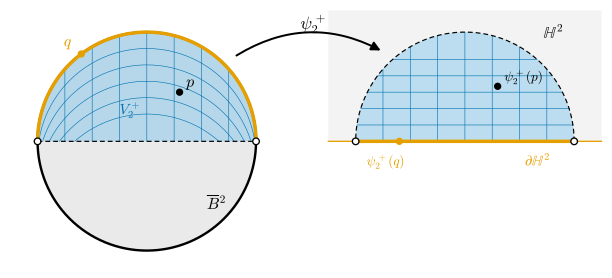

The script that saved this image:
"""그림 11.5.1: 닫힌 원판 B̄² 의 경계 차트 ψ_2^+ (11.5절, 예 11.5.13).

V_2^+ = {x ∈ B̄² : x^2 > 0}(위쪽 반원판),  ψ_2^+(x) = (x^1, √(1 - (x^1)^2) - x^2) ∈ ℍ².
치역은 {(y, t) : |y| < 1, 0 ≤ t < √(1 - y^2)} (ℍ² 안의 반원판 모양, ℍ²에서 열린집합).
경계 원의 위쪽 호(x^2 = √(1 - (x^1)^2))는 ∂ℍ² = {t = 0} 위로 간다.
격자: y = x^1 = -0.75, …, 0.75 (세로선)와 t = 0, 0.15, 0.3, 0.45, 0.6, 0.75 (경계 호를 아래로 민 곡선).
점: 내부점 p = (0.3, 0.45) ↦ (0.3, √0.91 - 0.45), 경계점 q = (-0.6, 0.8) ↦ (-0.6, 0).

실행: 프로젝트 루트에서 ``PYTHONPATH=tools python3 chapters/11-smooth-manifolds/figures/fig-11-5-1-boundary-chart.py``
"""

import dgfig

dgfig.setup()

import matplotlib.pyplot as plt
import numpy as np
from matplotlib.patches import Circle, Polygon

C = dgfig.COLORS
LW = dgfig.LW


def psi(x):
    x = np.asarray(x, float)
    return np.stack([x[..., 0], np.sqrt(1 - x[..., 0] ** 2) - x[..., 1]], axis=-1)


def psi_inv(w):
    w = np.asarray(w, float)
    return np.stack([w[..., 0], np.sqrt(1 - w[..., 0] ** 2) - w[..., 1]], axis=-1)


p = np.array([0.3, 0.45])
q = np.array([-0.6, 0.8])

# 자기검사 (§12.1)
rng = np.random.default_rng(5)
pts = rng.uniform(-1, 1, size=(4000, 2))
pts = pts[(np.hypot(*pts.T) <= 1) & (pts[:, 1] > 0)]
img = psi(pts)
assert np.all(img[:, 1] >= -1e-12)                                   # ℍ² 안
assert np.all(img[:, 1] < np.sqrt(1 - img[:, 0] ** 2) + 1e-12)       # t < √(1 - y²)
assert np.allclose(psi_inv(img), pts)                                # 역사상
arc = np.linspace(-0.99, 0.99, 50)
assert np.allclose(psi(np.stack([arc, np.sqrt(1 - arc ** 2)], 1))[:, 1], 0)   # 경계 호 ↦ ∂ℍ²
assert np.isclose(psi(q)[1], 0) and psi(p)[1] > 0

fig, (aL, aR) = plt.subplots(1, 2, figsize=(6.4, 3.0))
for ax in (aL, aR):
    dgfig.schematic_axes(ax, (-1.3, 1.3), (-1.2, 1.25))

# 왼쪽: 닫힌 원판
ax = aL
ax.add_patch(Circle((0, 0), 1, facecolor=C["surface"], alpha=0.45, lw=0, zorder=0))
ax.add_patch(Circle((0, 0), 1, fill=False, edgecolor=C["main"], lw=LW["main"], zorder=4))
tt = np.linspace(0, np.pi, 200)
upper = np.stack([np.cos(tt), np.sin(tt)], axis=1)
ax.add_patch(Polygon(np.vstack([upper, [[-1, 0]]]), closed=True, facecolor=C["region"], alpha=0.35, lw=0, zorder=1))
ax.plot([-1, 1], [0, 0], color=C["main"], lw=0.9, ls=(0, (4, 2.5)), zorder=3)
ax.plot(*upper.T, color=C["accent"], lw=2.6, zorder=5)
for y0 in np.linspace(-0.75, 0.75, 7):
    top = np.sqrt(1 - y0 ** 2)
    ax.plot([y0, y0], [0.0, top], color=C["tangent"], lw=0.45, zorder=2)
for t0 in (0.15, 0.3, 0.45, 0.6, 0.75):
    ys = np.linspace(-1, 1, 400)
    xs2 = np.sqrt(1 - ys ** 2) - t0
    m = xs2 > 0
    ax.plot(ys[m], xs2[m], color=C["tangent"], lw=0.45, zorder=2)
for e in (-1, 1):
    ax.plot(e, 0, "o", ms=5, mfc="white", mec=C["main"], zorder=6)       # (±1, 0) ∉ V_2^+
ax.plot(*p, "o", ms=4.5, color=C["main"], zorder=7)
ax.plot(*q, "o", ms=4.5, color=C["accent"], zorder=7)
ax.text(p[0] + 0.06, p[1] + 0.05, r"$p$", fontsize=12, zorder=8)
ax.text(q[0] - 0.16, q[1] + 0.07, r"$q$", fontsize=12, color=C["accent"], zorder=8)
ax.text(0.55, -0.62, r"$\overline{B}{}^2$", fontsize=12)
ax.text(-0.25, 0.25, r"$V_2^+$", fontsize=11, color=C["tangent"])

# 오른쪽: ℍ²
ax = aR
ax.fill_between([-1.25, 1.25], 0, 1.2, color=C["surface"], alpha=0.25, lw=0, zorder=0)
ax.plot([-1.25, 1.25], [0, 0], color=C["accent"], lw=1.0, zorder=1)
reg = np.vstack([upper, [[-1, 0]]])
ax.add_patch(Polygon(reg, closed=True, facecolor=C["region"], alpha=0.35, lw=0, zorder=1))
ax.plot(*upper.T, color=C["main"], lw=0.9, ls=(0, (4, 2.5)), zorder=3)
ax.plot([-1, 1], [0, 0], color=C["accent"], lw=2.6, zorder=5)
for e in (-1, 1):
    ax.plot(e, 0, "o", ms=5, mfc="white", mec=C["main"], zorder=6)
for y0 in np.linspace(-0.75, 0.75, 7):
    ax.plot([y0, y0], [0, np.sqrt(1 - y0 ** 2)], color=C["tangent"], lw=0.45, zorder=2)
for t0 in (0.15, 0.3, 0.45, 0.6, 0.75):
    y1 = np.sqrt(1 - t0 ** 2)
    ax.plot([-y1, y1], [t0, t0], color=C["tangent"], lw=0.45, zorder=2)
pp, qq = psi(p), psi(q)
ax.plot(*pp, "o", ms=4.5, color=C["main"], zorder=7)
ax.plot(*qq, "o", ms=4.5, color=C["accent"], zorder=7)
ax.text(pp[0] + 0.06, pp[1] + 0.05, r"$\psi_2^+(p)$", fontsize=10, zorder=8)
ax.text(qq[0] - 0.3, qq[1] - 0.22, r"$\psi_2^+(q)$", fontsize=10, color=C["accent"], zorder=8)
ax.text(0.72, 0.95, r"$\mathbb{H}^2$", fontsize=12)
ax.text(0.55, -0.22, r"$\partial\mathbb{H}^2$", fontsize=11, color=C["accent"])

dgfig.map_arrow(fig, aL, aR, r"$\psi_2^+$", xy_from=(0.8, 0.8), xy_to=(0.22, 0.82), rad=-0.3, label_offset=(0.0, 0.035))
fig.subplots_adjust(wspace=0.12, left=0.01, right=0.99, top=0.97, bottom=0.02)
dgfig.save(fig, __file__)
print("psi(p) =", psi(p))
